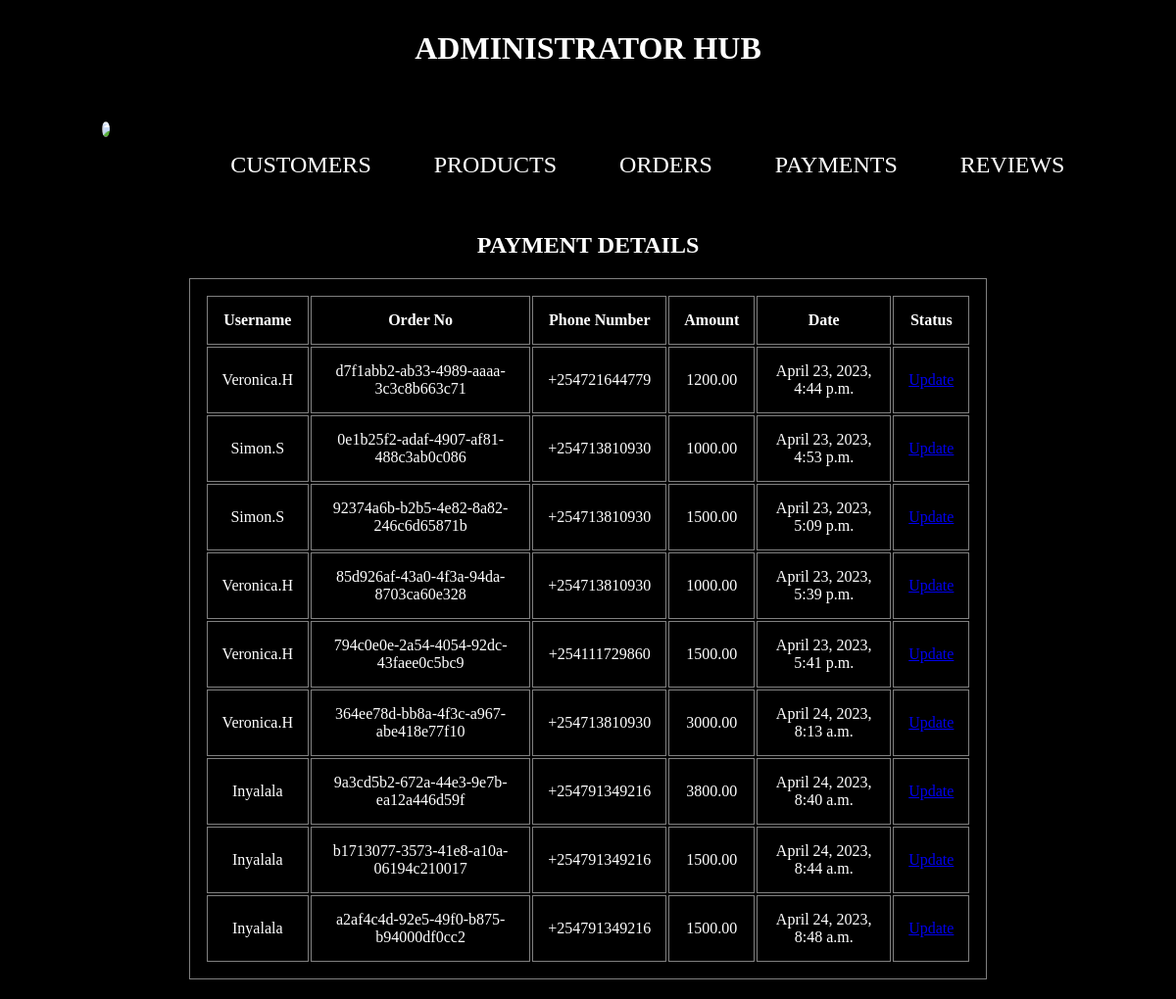
The app's page /admin_payments (signed in) with its own data.
### products/models.py (models this page shows, shortened)
class All_Orders(models.Model):
    customer = models.ForeignKey(User, on_delete=models.CASCADE)
    mobile = PhoneNumberField(null =False,blank=False)
    shipping_details = models.CharField(max_length=50,default="Nairobi, Kenya", editable=True)
    date = models.DateTimeField(auto_now_add=True)
    order_no = models.UUIDField(default=uuid.uuid4,unique=True,editable=False)
    total = models.DecimalField(max_digits=10,decimal_places=2,default=0.00)

### products/views.py (the view)
# urls.py: path("admin_payments",views.admin_payments, name="admin-payments"),
def admin_payments(request):
    payments = Payments.objects.all()
    orders = All_Orders.objects.all()
    return render(request,"main/admin_payment.html",{'payments':payments,'orders':orders})

### products/templates/main/admin_payment.html
{% extends 'main/admin.html' %}
{%load static%}
{%block content%}
    <center>
        <h2>PAYMENT DETAILS</h2>
        <table>
            <tr>
                <th>Username</th>
                <th>Order No</th>
                <th>Phone Number</th>
                <th>Amount</th>
                <th>Date</th>
                <th>Status</th>
            </tr>
            {%for record in orders%}
                <tr>
                    <td>{{record.customer}}</td>
                    <td>{{record.order_no}}</td>
                    <td>{{record.mobile}}</td>
                    <td>{{record.total}}</td>
                    <td>{{record.date}}</td>
                    <td>
                        <a href="{% url 'update-payment' record.id %}">Update</a>
                    </td>
                </tr>
            {%endfor%}
        </table>
    </center>
{%endblock%}

### products/templates/main/admin.html (shortened to what this page needs)
{%load static%}
<!DOCTYPE html>
<html>
    <head>
        <link rel="stylesheet" href="{%static 'fontawesome-free-6.2.0-web\css\all.min.css'%}">
        <link rel="stylesheet" href="{% static 'admin.css' %}">
    </head>
    <body>
        {%if user.is_superuser%}
            {% include "main/administrator.html" %}
            {%block content%}
            {%endblock%}
        {%endif%}
    </body>
</html>

### products/templates/main/administrator.html (shortened to what this page needs)
{%load static%}
<!DOCTYPE html>
<html>
    <head>
        <link rel="stylesheet" href="{%static 'fontawesome-free-6.2.0-web\css\all.min.css'%}">
        <link rel="stylesheet" href="{% static 'administrator.css'%}">
    </head>
    <body>
        {%block content%}
            <center>
                <h1>ADMINISTRATOR HUB</h1>
            </center>
            <button class="back-btn">
                <a href="{% url 'index'%}"><i class="fa-solid fa-arrow-left fa-2x"></i></a>
            </button>
            <nav>
                <div class="my-logo">
                    <img src="{% static 'images\online-eyewear-shop-high-resolution-logo-white-on-black-background.png'%}" class="logo">
                </div>
                <ul class="links">
                    <li>
                        <a href="{% url 'customers'%}">CUSTOMERS</a>
                    </li>
                    <li>
                        <a href="{% url 'list-products'%}">PRODUCTS</a>
                    </li>
                    <li>
                        <a href="{%url 'admin-orders'%}">ORDERS</a>
                    </li>
                    <li>
                        <a href="{%url 'admin-payments'%}">PAYMENTS</a>
                    </li>
                    <li>
                        <a href="{%url 'admin-reviews'%}">REVIEWS</a>
                    </li>
                </ul>
            </nav>
        {%endblock%}
    </body>
</html>

### products/static/admin.css (style rules this page uses)
html { background-color: black; }
table { width: 70%; }
table,th, td { padding: 15px; margin: 10px; text-align: center; border: 1px solid gray; }

### products/static/administrator.css (style rules this page uses)
html { background-color: black; color: #fff; padding: 10px; }
nav { width: 100%; display: flex; flex-direction: row; justify-content: space-evenly; left: 0; background-color: black; position: relative; z-index: 1; }
.my-logo { position: relative; left: 20px; top:5px; }
.logo { max-width: 50%; border-radius: 50%; }
.links li { display: inline-block; padding: 20px; }
.links a { text-decoration: none; color:#fff; font-size: 1.5rem; padding: 10px; }
.back-btn { color: #fff; background:transparent; border: transparent; }

### records on screen
All_Orders: customer "Veronica.H", order_no "d7f1abb2-ab33-4989-aaaa-3c3c8b663c71", mobile "+254721644779", total "1200.00", date "April 23, 2023, 4:44 p.m."
All_Orders: customer "Simon.S", order_no "0e1b25f2-adaf-4907-af81-488c3ab0c086", mobile "+254713810930", total "1000.00", date "April 23, 2023, 4:53 p.m."
All_Orders: customer "Simon.S", order_no "92374a6b-b2b5-4e82-8a82-246c6d65871b", mobile "+254713810930", total "1500.00", date "April 23, 2023, 5:09 p.m."
All_Orders: customer "Veronica.H", order_no "85d926af-43a0-4f3a-94da-8703ca60e328", mobile "+254713810930", total "1000.00", date "April 23, 2023, 5:39 p.m."
All_Orders: customer "Veronica.H", order_no "794c0e0e-2a54-4054-92dc-43faee0c5bc9", mobile "+254111729860", total "1500.00", date "April 23, 2023, 5:41 p.m."
All_Orders: customer "Veronica.H", order_no "364ee78d-bb8a-4f3c-a967-abe418e77f10", mobile "+254713810930", total "3000.00", date "April 24, 2023, 8:13 a.m."
All_Orders: customer "Inyalala", order_no "9a3cd5b2-672a-44e3-9e7b-ea12a446d59f", mobile "+254791349216", total "3800.00", date "April 24, 2023, 8:40 a.m."
All_Orders: customer "Inyalala", order_no "b1713077-3573-41e8-a10a-06194c210017", mobile "+254791349216", total "1500.00", date "April 24, 2023, 8:44 a.m."
All_Orders: customer "Inyalala", order_no "a2af4c4d-92e5-49f0-b875-b94000df0cc2", mobile "+254791349216", total "1500.00", date "April 24, 2023, 8:48 a.m."
